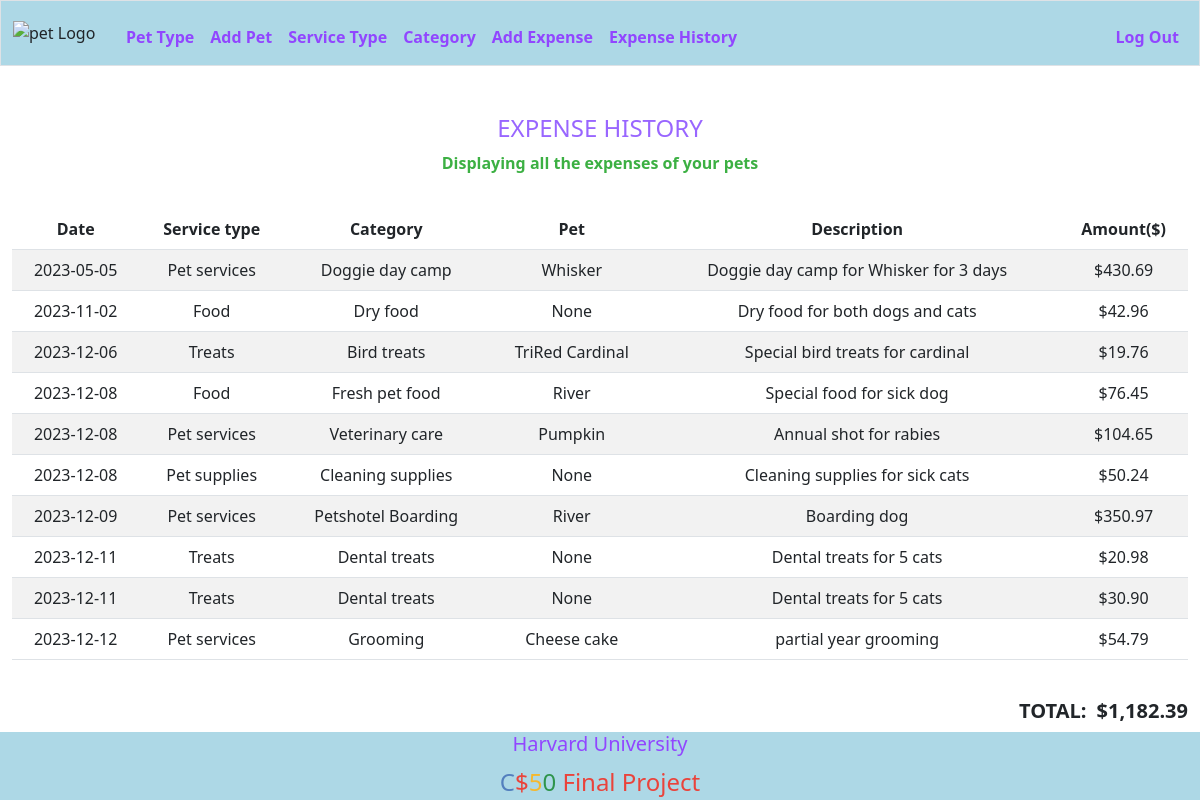
Screenshot of /expenseHistory (signed in) with the database file from the repository.
### tables this page shows
CREATE TABLE expenses(id INTEGER PRIMARY KEY AUTOINCREMENT NOT NULL, user_id INTEGER NOT NULL, service_type_id INTEGER NOT NULL, category_id INTEGER, pet_id INTEGER, amount NUMERIC NOT NULL, description TEXT  NOT NULL, expense_date DATE NOT NULL, FOREIGN KEY(user_id) REFERENCES users(id), FOREIGN KEY(service_type_id) REFERENCES service_types(id));

CREATE TABLE service_types(id INTEGER PRIMARY KEY AUTOINCREMENT NOT NULL, user_id INTEGER NOT NULL, type TEXT NOT NULL, FOREIGN KEY(user_id) REFERENCES users(id));

CREATE TABLE categories(id INTEGER PRIMARY KEY AUTOINCREMENT NOT NULL, user_id INTEGER NOT NULL, service_type_id INTEGER NOT NULL, category TEXT NOT NULL, FOREIGN KEY(user_id) REFERENCES users(id), FOREIGN KEY(service_type_id) REFERENCES service_types(id));

CREATE TABLE pets(id INTEGER PRIMARY KEY AUTOINCREMENT NOT NULL, user_id INTEGER NOT NULL, pet_type_id INTEGER NOT NULL, name TEXT NOT NULL, date_of_birth DATE NOT NULL, sex TEXT NOT NULL, notes TEXT, FOREIGN KEY(user_id) REFERENCES users(id), FOREIGN KEY(pet_type_id) REFERENCES pet_types(id));

### app.py (the view)
@app.route("/expenseHistory")
@login_required
def expenseHistory():
    rows = db.execute(
        "SELECT expense_date, type, category, name, description, amount " +
        "FROM expenses " +
        "JOIN service_types ON expenses.service_type_id = service_types.id " +
        "JOIN categories ON expenses.category_id = categories.id " +
        "LEFT JOIN pets ON expenses.pet_id = pets.id " +
        "WHERE expenses.user_id = ? " +
        "ORDER BY expense_date ",
        session["user_id"]
        )
    print(rows)
    total = 0
    for row in rows:
        amount = row["amount"]
        amountRound = round(amount,2)
        amountDisplay = usd(amountRound)
        row["amount"] = amountDisplay
        total += amount
    totalRound = round(total,2)
    totalDisplay = usd(totalRound)
    return render_template("expenseHistory.html", rows=rows, totalDisplay=totalDisplay  )

### app.py (called while the page is built)
@app.after_request
def after_request(response):
    response.headers["Cache-Control"] = "no-cache, no-store, must-revalidate"
    response.headers["Expires"] = 0
    response.headers["Pragma"] = "no-cache"
    return response

### helpers.py (called while the page is built)
def login_required(f):
    @wraps(f)
    def decorated_function(*args, **kwargs):
        if session.get("user_id") is None:
            return redirect("/login")
        return f(*args, **kwargs)
    return decorated_function

def usd(value):
    return f"${value:,.2f}"

### templates/expenseHistory.html (shortened to what this page needs)
{% extends "layout.html" %}
{% block main %}
        <div class="sessionIndexOne">
            <h4>EXPENSE HISTORY</h4>
            <p><strong>Displaying all the expenses of your pets</strong></p>
        </div>
        <div class="sessionIndexTwo">
           <table class= "table table-striped">
            <thead class="tableHeader">
                <tr>
                    <th scope="col">Date</th>
                    <th scope="col">Service type</th>
                    <th scope="col">Category</th>
                    <th scope="col">Pet</th>
                    <th scope="col">Description</th>
                    <th scope="col">Amount($)</th>
                </tr>
            </thead>
            <tbody class="tableBody">
                {% for row in rows %}
                <tr>
                    <td scope="row">{{row.expense_date}}</td>
                    <td scope="row">{{row.type}}</td>
                    <td scope="row">{{row.category}}</td>
                    <td scope="row">{{row.name}}</td>
                    <td scope="row">{{row.description}}</td>
                    <td scope="row">{{row.amount}}</td>
                </tr>
                {% endfor %}
            </tbody>
           </table>
        </div>
        <div class="sessionTotal">
            <table>
                <tbody>
                    <tr>
                        <td id= 'totalLable' scope="row"><strong>TOTAL:</strong></td>
                        <td id='Total' scope="rows"><strong>{{totalDisplay}}</strong></td>
                    </tr>
                </tbody>
            </table>
        </div>
{% endblock %}

### static/styles.css (style rules this page uses)
* { margin: 0; padding: 0; }
body { display: flex; flex-direction: column; min-height: 100vh; }
.sessionIndexOne h4 { color: #9966FF; }
.sessionIndexOne p { color: #3CB043; padding-bottom: 18px; }
.sessionTotal { float: right; margin-top: 20px; font-size: 20px; }
.sessionTotal #totalLable { padding-right: 10px; }

### rows the page displays
expenses: expense_date "2023-05-05", type "Pet services", category "Doggie day camp", name "Whisker", description "Doggie day camp for Whisker for 3 days", amount "$430.69"
expenses: expense_date "2023-11-02", type "Food", category "Dry food", name "None", description "Dry food for both dogs and cats", amount "$42.96"
expenses: expense_date "2023-12-06", type "Treats", category "Bird treats", name "TriRed Cardinal", description "Special bird treats for cardinal", amount "$19.76"
expenses: expense_date "2023-12-08", type "Food", category "Fresh pet food", name "River", description "Special food for sick dog", amount "$76.45"
expenses: expense_date "2023-12-08", type "Pet services", category "Veterinary care", name "Pumpkin", description "Annual shot for rabies", amount "$104.65"
expenses: expense_date "2023-12-08", type "Pet supplies", category "Cleaning supplies", name "None", description "Cleaning supplies for sick cats", amount "$50.24"
expenses: expense_date "2023-12-09", type "Pet services", category "Petshotel Boarding", name "River", description "Boarding dog", amount "$350.97"
expenses: expense_date "2023-12-11", type "Treats", category "Dental treats", name "None", description "Dental treats for 5 cats", amount "$20.98"
expenses: expense_date "2023-12-11", type "Treats", category "Dental treats", name "None", description "Dental treats for 5 cats", amount "$30.90"
expenses: expense_date "2023-12-12", type "Pet services", category "Grooming", name "Cheese cake", description "partial year grooming", amount "$54.79"

### other values shown
{{ totalDisplay }} "$1,182.39"
